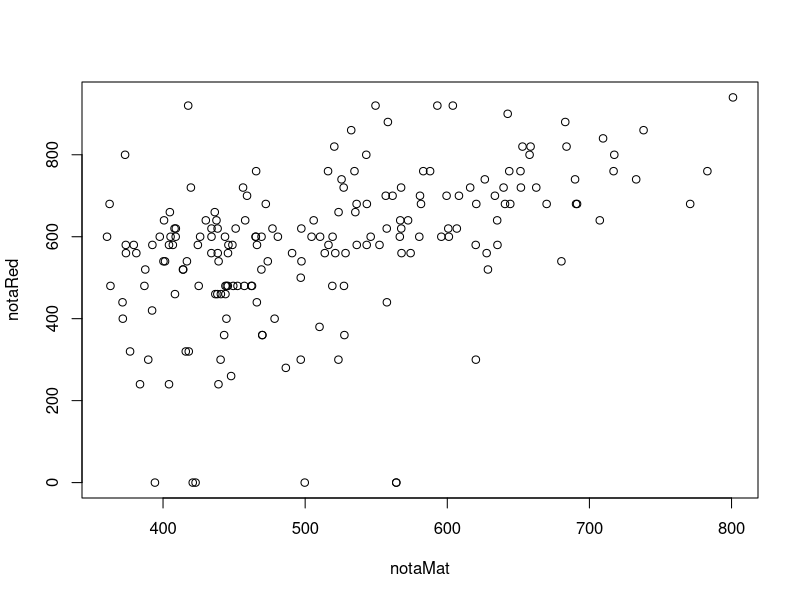
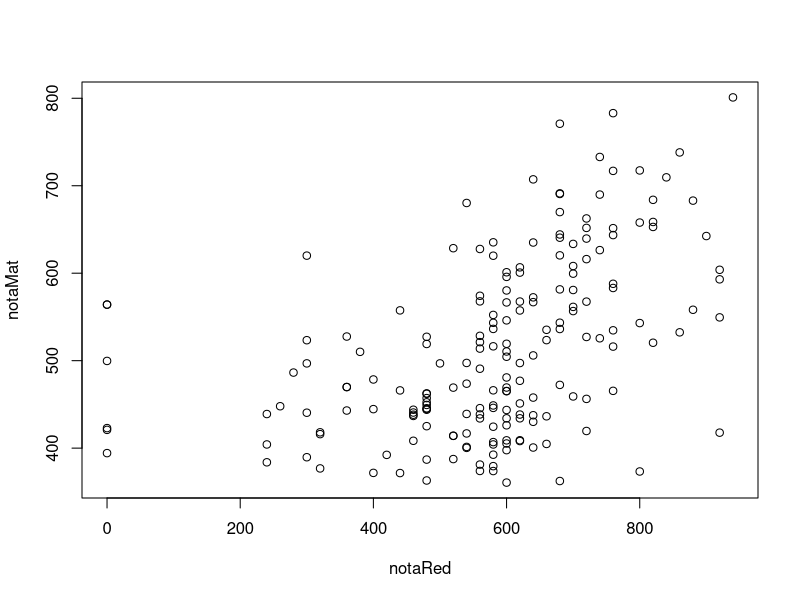

Write R code to recreate these figures, in order.
#Escolher duas variáveis (colunas) quantitativas, calcular o coeficiente de
#correlação, gerar gráfico de dispersão, agrupar usando os quartis e
#interpretar os resultados

enemData <- read.csv("enem.csv",sep=",",dec=".")
marechalData <-subset(enemData,enemData$NO_MUNICIPIO_RESIDENCIA=="Marechal Deodoro")

notaRed <-c(marechalData$NU_NOTA_REDACAO)
notaRed

quartis <- quantile(notaRed)
quartis

notaRed.cut <-cut(notaRed,breaks = quartis, include.lowest = TRUE)

notaMat <-c(marechalData$NU_NOTA_MT)

quartis2 <- quantile(notaMat)
notaMat.cut <-cut(notaMat, breaks = quartis2, include.lowest = TRUE)

tabela <- table(notaRed.cut,notaMat.cut)
tabela

plot(x = notaMat, y = notaRed)
plot(notaMat ~ notaRed, data = marechalData)


cor(notaMat,notaRed, method = "kendall")

#como é possivel ver atraves do grafico de dispersao,
#existe uma relaçao direta entre as maiores notas
#e quem esta preparado para tirar as maiores notas em matematica
#tambem vai bem em redação, criando uma realçao proporcional entre as notas
#e pelo metodo de kendall o coeficiente de correlação é = 0.3717895
